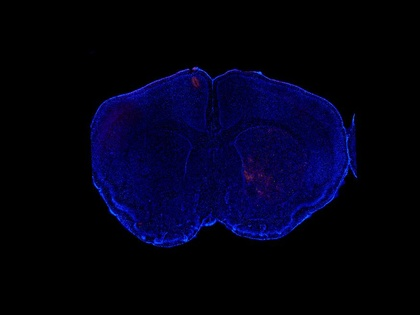
%> input picture 3Dmodel/177_aligned/176.jpg, 420 x 315 px, shrunk from 875 x 656 before the run
$ octave drawSideView.m   (GNU Octave 9; MATLAB toolbox functions it lacks are replaced by stand-ins)
%> lines starting %> are read from the running program, lines starting %| are printed output that depends on the picture
global folder;
folder = uigetdir();
%> the answer given: 177_aligned
img = struct(dir(fullfile(folder,'*.jpg')));

nameNum = [];
for k = 1: length(img) % makes the names numerical
    nameNum = [nameNum [str2num(erase(img(k).name, '.jpg'))]];
end
sortedNameNum = sort(nameNum); % order the numbers

sideViewMatrix = []; % [rowNum newCol redMax]
for k = 1: length(sortedNameNum) % iterate through the images
    % 'select' a particular image in the file
    image = sortedNameNum(k);
    imageString = strcat(num2str(image), '.jpg');
    % get the x,y coords of each red/orange pixel
    B = sideView(imageString);

    % just to replicate each slice 10 times to fill in space
    for k = 1:10
        sideViewMatrix = horzcat(sideViewMatrix, B); % horizontal concat the two matrices
    end
end
plotSideView(sideViewMatrix);

function sideViewMatrixCol = sideView(imageString)
%> called with imageString = '176.jpg'
    global folder;
    rgbImage = imread(fullfile(folder, imageString));
%> rgbImage is the input picture: size 315x420x3 uint8; mean R, G, B 1.8, 1.7, 23.2

    sliceDepth = 0.5; % subject to change
    % get the z-value
    imageNum = erase(imageString, '.jpg');
    nameNum = str2num(imageNum) * sliceDepth; % the z-value

    redMatrix = rgbImage(:, :, 1);
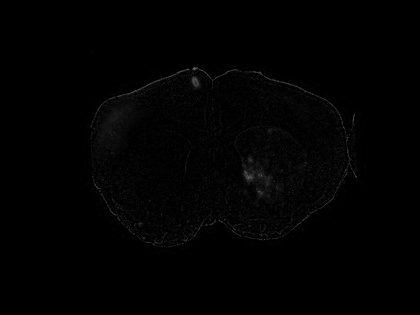
%> redMatrix: size 315x420 uint8; min 0, max 105, mean 1.8
    redMax = max(redMatrix, [], 2);
%> redMax = 315 values, max 105 at index 69, min 0 at index 1, mean 28.75


    sideViewMatrixCol = redMax;
%> sideViewMatrixCol has the same summary as redMax
%> `B = sideView(imageString);`: B has the same summary as redMax in sideView
end

% plot matrix of [rowNum colNum redVal]
function plotSideView(matrix)
   imshow(matrix);
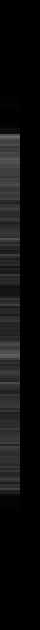
%> displayed picture: size 315x20, on the screen's scale of 0 to 255 (shown 2 times larger); min 0, max 105, mean 14.4
end

% Note: to change colour map, use caxis
% TO DO: superimpose these images over the templates to create a more
% 'whole' picture
%
% Also need to get the Template files again...
